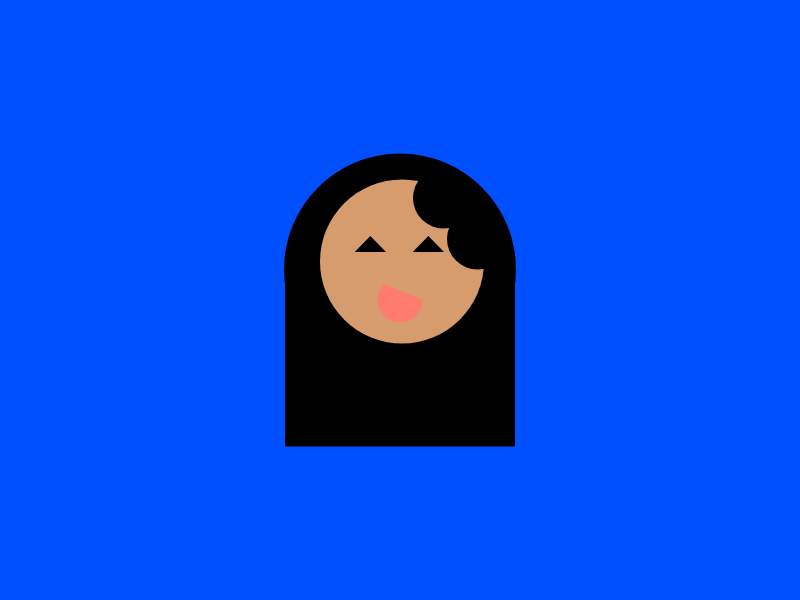
Frame 1 (no input)
Frame 60 (no input): identical to frame 1, image omitted
Frame 120 (the mouse pressed at the canvas centre since frame 60): identical to frame 1, image omitted

The p5.js sketch that drew this single still picture (run headless with seeded random() and noise() and a simulated clock; from frame 60 on, the mouse is pressed at the canvas centre):

// p5.js sketch
// ── sketch.js
function setup(){
createCanvas(800,600);    
    
}
function draw(){
background(0,80,255); 

//fill(0);
//noStroke();
//rect(100, 200, 100, 100);
//noFill();
////fill(255, 13, 100, 100);
//stroke(255);
//strokeWeight(10);
//    ellipse(100, 200, 100, 100);

//    noFill();
//stroke(255, 102, 0);
//curve(5, 26, 5, 26, 73, 24, 73, 61);
//stroke(0);
//curve(5, 26, 73, 24, 73, 61, 15, 65);
//stroke(255, 102, 0);
//curve(73, 24, 73, 61, 15, 65, 15, 65);

fill(0); 
noStroke();
rect(285, 252, 230, 194.5); 

fill(0); 
noStroke();
ellipse(400, 269.5, 232, 232);

fill(214, 156, 109); 
noStroke();
ellipse(402, 261.5, 164, 164);   

fill(0); 
noStroke();
ellipse(443.5, 198, 61, 61);

fill(0); 
noStroke();
ellipse(477.5, 239, 61, 61);

fill(0);
noStroke();
triangle(412.699, 252, 428.349, 236, 444, 252);
    
fill(0);
noStroke();
triangle(354.699, 252, 370.349, 236, 386, 252);
    
fill(255, 123, 112);
noStroke();
arc(400, 300, 45, 45, 0, PI+QUARTER_PI, CHORD);
    

} 
